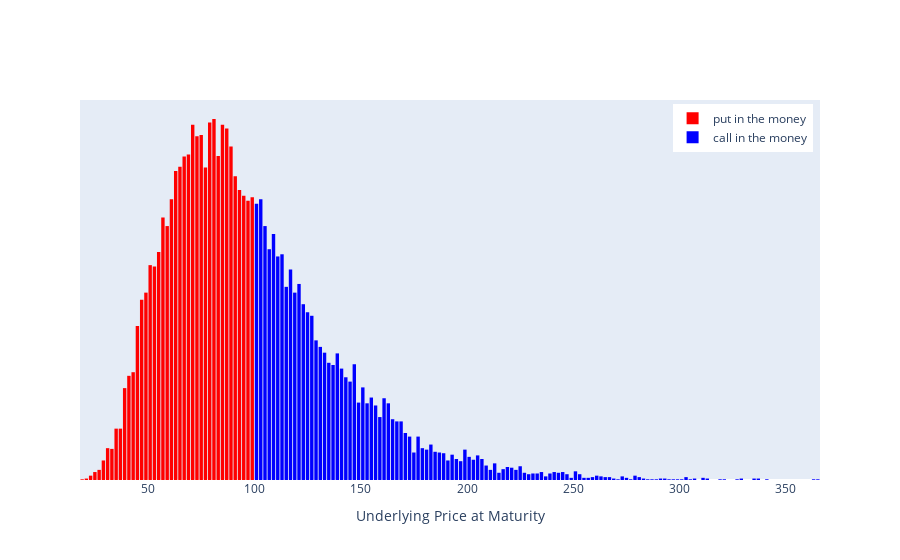

This figure's notebook cell:
### Markdown cell above
# FIGURE (UNDERLYING AT MATURITY)

### Code cell
import plotly.graph_objects as go

trace1 = go.Histogram(x=calls, name="call in the money", marker=dict(color='blue'))
trace2 = go.Histogram(x=puts, name="put in the money", marker=dict(color='red'))
fig = go.Figure()
fig.add_trace(trace2)
fig.add_trace(trace1)
fig.update_xaxes(title = "Underlying Price at Maturity")
fig.update_yaxes(tickvals=[])
fig.update_layout(legend=dict(yanchor="top", y=0.99, xanchor="right", x=0.99))
fig.show()

### Figure 1 — Plotly figure (JSON) as saved in the notebook; plotly's stock layout.template omitted (floating-point values rounded to 4 significant figures; data arrays with more than 128 entries replaced by an {"elided": "..."} marker saying what was removed)
{"data": [{"marker": {"color": "red"}, "name": "put in the money", "type": "histogram", "x": {"elided": "11942 float values"}}, {"marker": {"color": "blue"}, "name": "call in the money", "type": "histogram", "x": {"elided": "8058 float values"}}], "layout": {"legend": {"x": 0.99, "xanchor": "right", "y": 0.99, "yanchor": "top"}, "xaxis": {"title": {"text": "Underlying Price at Maturity"}}, "yaxis": {"tickvals": []}}}
